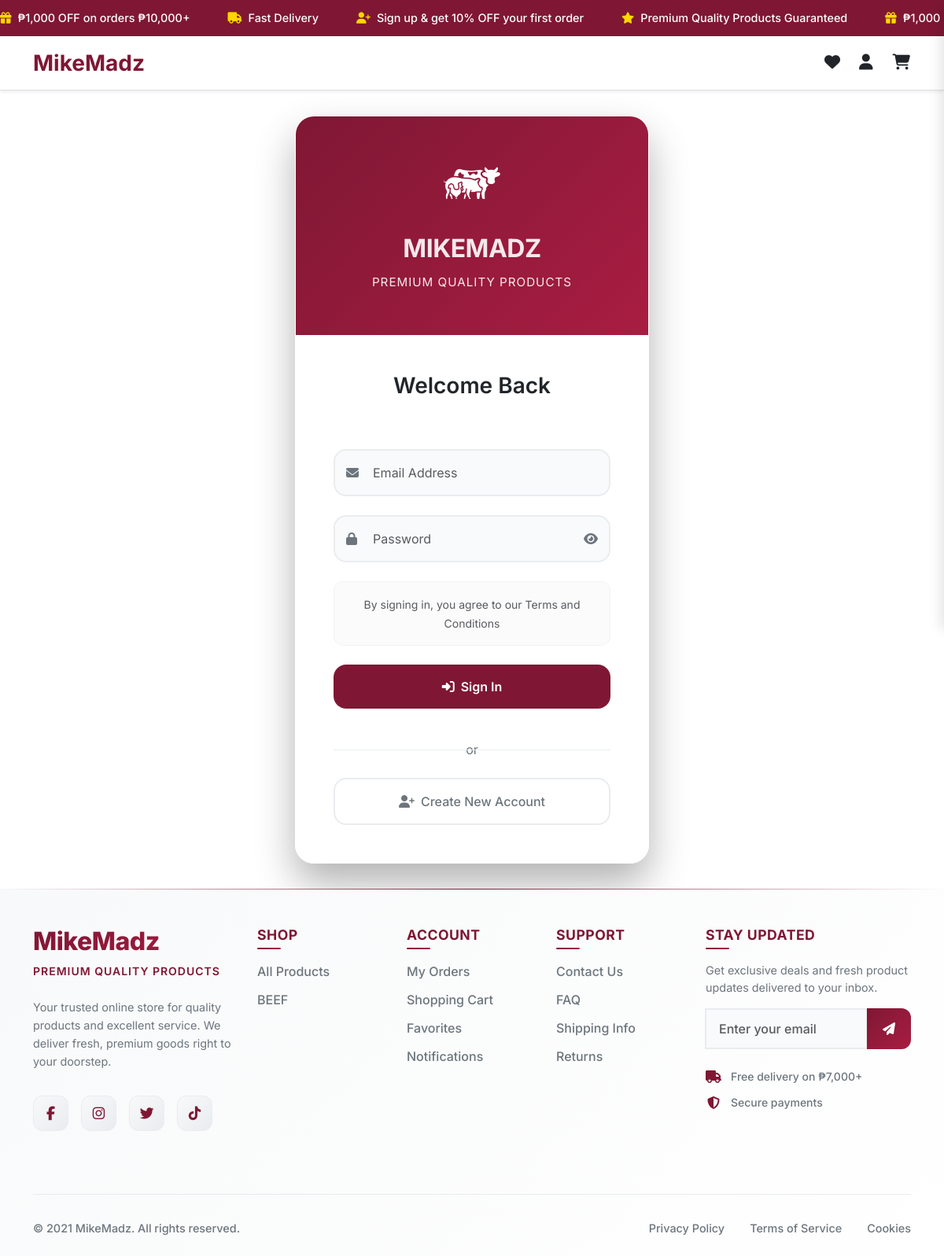
The page /login.php on the database its author committed.
### tables this page shows
CREATE TABLE `promo_messages` (
  `id` int(11) NOT NULL,
  `message_text` text NOT NULL,
  `icon_class` varchar(100) NOT NULL DEFAULT 'fas fa-star',
  `is_active` tinyint(1) DEFAULT 1,
  `sort_order` int(11) DEFAULT 0,
  `created_at` timestamp NOT NULL DEFAULT current_timestamp(),
  `updated_at` timestamp NOT NULL DEFAULT current_timestamp() ON UPDATE current_timestamp()
);

CREATE TABLE `categories` (
  `category_id` int(11) NOT NULL,
  `category_name` varchar(100) NOT NULL
);

### includes/user_promo.php (the view, shortened to what this page needs)
 <?php
$promo_messages = [];
try {
    include_once __DIR__ . '/db.php';
    $stmt = $pdo->query("SELECT * FROM promo_messages WHERE is_active = 1 ORDER BY sort_order ASC, created_at ASC");
    $promo_messages = $stmt->fetchAll(PDO::FETCH_ASSOC);
} catch (Exception $e) {
    $promo_messages = [
        ['message_text' => '₱1,000 OFF on orders ₱10,000+', 'icon_class' => 'fas fa-gift'],
        ['message_text' => 'Free Nationwide Delivery on ₱7,000+', 'icon_class' => 'fas fa-truck'],
        ['message_text' => 'Sign up & get 10% OFF your first order', 'icon_class' => 'fas fa-user-plus'],
        ['message_text' => 'Premium Quality Products Guaranteed', 'icon_class' => 'fas fa-star'],
        ['message_text' => '90 Minutes Express Delivery', 'icon_class' => 'fas fa-clock']
    ];
}
?>
<div class="promo-banner">
    <div class="promo-marquee">
        <?php foreach ($promo_messages as $message): ?>
            <div class="promo-item">
                <i class="<?= htmlspecialchars($message['icon_class']) ?>"></i><?= htmlspecialchars($message['message_text']) ?>
            </div>
        <?php endforeach; ?>
        <?php foreach ($promo_messages as $message): ?>
            <div class="promo-item">
                <i class="<?= htmlspecialchars($message['icon_class']) ?>"></i><?= htmlspecialchars($message['message_text']) ?>
            </div>
        <?php endforeach; ?>
    </div>
</div>

### includes/user_footer.php (shortened to what this page needs)
<?php
include_once __DIR__ . '/db.php';
$footer_categories = [];
try {
    $stmt = $pdo->query("
        SELECT
            c.category_id,
            c.category_name,
            COUNT(p.product_id) as product_count
        FROM categories c
        LEFT JOIN products p ON c.category_id = p.category_id AND p.is_archive = 0
        GROUP BY c.category_id, c.category_name
        HAVING product_count > 0
        ORDER BY product_count DESC, c.category_name
        LIMIT 6
    ");
    $footer_categories = $stmt->fetchAll(PDO::FETCH_ASSOC);
} catch (PDOException $e) {
    $footer_categories = [];
}
?>
<footer class="footer">
    <div class="container">
        <div class="row g-4 py-5">
            <div class="col-lg-3 col-md-6">
                <div class="footer-brand mb-4">
                    <h2 class="brand-name">MikeMadz</h2>
                    <div class="brand-tagline">Premium Quality Products</div>
                </div>
                <p class="footer-description">
                    Your trusted online store for quality products and excellent service. We deliver fresh, premium goods right to your doorstep.
                </p>
                <div class="social-links">
                    <a href="https://www.facebook.com/profile.php?id=100080633373415&rdid=aUMAHJjLqc8iyS6F&share_url=https%3A%2F%2Fwww.facebook.com%2Fshare%2F1CWfcWaM36#" class="social-link" aria-label="Facebook" target="_blank" rel="noopener noreferrer">
                        <i class="fab fa-facebook-f"></i>
                    </a>
                    <a href="https://www.instagram.com/_mikemadz/?fbclid=IwY2xjawM7tJJleHRuA2FlbQIxMABicmlkETFNUnlFdHZhb0tQWnhDczRpAR74YXn5w3HVbILSwEbqrBNsAsWVgDSIG4BL0me2649S0H7rix1rIb6-suU8_w_aem_j99nmp4VFY9UePLoWrYFAQ" class="social-link" aria-label="Instagram" target="_blank" rel="noopener noreferrer">
                        <i class="fab fa-instagram"></i>
                    </a>
                    <a href="https://x.com/_mikemadz?fbclid=IwY2xjawM7szVleHRuA2FlbQIxMABicmlkETFFTHNRNExsVkN3b1g3TWpSAR4sjkp4ynBgeF98L9eiaM7HqoEMJ7kjMJIOYx23vFsrSbIgbxpcitbH9C9flA_aem_5ghteVEc9M4UPXDqpM1lTg" class="social-link" aria-label="Twitter" target="_blank" rel="noopener noreferrer">
                        <i class="fab fa-twitter"></i>
                    </a>
                    <a href="https://www.tiktok.com/@_mikemadz?fbclid=IwY2xjawM7tQ5leHRuA2FlbQIxMABicmlkETFNUnlFdHZhb0tQWnhDczRpAR7nONSLtD8m1pJow_8yumrTfhu0UjsEyQuNOxZKZt3CMSiGnwhAnSVfevi09g_aem_Wgz8xno5jClfgS5QhZpHaA" class="social-link" aria-label="TikTok" target="_blank" rel="noopener noreferrer">
                        <i class="fab fa-tiktok"></i>
                    </a>
                </div>
            </div>
            <div class="col-lg-2 col-md-6">
                <h5 class="footer-title">Shop</h5>
                <ul class="footer-links">
                    <li><a href="product.php">All Products</a></li>
                    <?php if (!empty($footer_categories)): ?>
                        <?php foreach ($footer_categories as $category): ?>
                            <li><a href="product.php?category=<?= urlencode(strtolower($category['category_name'])) ?>">
                                <?= htmlspecialchars(ucfirst($category['category_name'])) ?>
                            </a></li>
                        <?php endforeach; ?>
                    <?php endif; ?>
                </ul>
            </div>
            <div class="col-lg-2 col-md-6">
                <h5 class="footer-title">Account</h5>
                <ul class="footer-links">
                    <li><a href="orders.php">My Orders</a></li>
                    <li><a href="cart.php">Shopping Cart</a></li>
                    <li><a href="favorite.php">Favorites</a></li>
                    <li><a href="notifications.php">Notifications</a></li>
                </ul>
            </div>
            <div class="col-lg-2 col-md-6">
                <h5 class="footer-title">Support</h5>
                <ul class="footer-links">
                    <li><a href="#" data-bs-toggle="modal" data-bs-target="#contactModal">Contact Us</a></li>
                    <li><a href="#" data-bs-toggle="modal" data-bs-target="#faqModal">FAQ</a></li>
                    <li><a href="#" data-bs-toggle="modal" data-bs-target="#shippingModal">Shipping Info</a></li>
                    <li><a href="#" data-bs-toggle="modal" data-bs-target="#returnsModal">Returns</a></li>
                </ul>
            </div>
            <div class="col-lg-3 col-md-6">
                <h5 class="footer-title">Stay Updated</h5>
                <p class="newsletter-text">Get exclusive deals and fresh product updates delivered to your inbox.</p>
                <form class="newsletter-form" onsubmit="handleNewsletter(event)">
                    <div class="input-group">
                        <input type="email" id="newsletter-email" name="newsletter-email" class="form-control newsletter-input" placeholder="Enter your email" required>
                        <button type="submit" class="btn newsletter-btn">
                            <i class="fas fa-paper-plane"></i>
                        </button>
                    </div>
                </form>
                <div class="newsletter-features">
                    <div class="feature-item">
                        <i class="fas fa-truck"></i>
                        <span>Free delivery on ₱7,000+</span>
                    </div>
                    <div class="feature-item">
                        <i class="fas fa-shield-alt"></i>
                        <span>Secure payments</span>
                    </div>
                </div>
            </div>
        </div>
        <div class="footer-bottom">
            <div class="row align-items-center">
                <div class="col-md-6">
                    <p class="copyright-text">
                        &copy; <?php echo date('2021'); ?> MikeMadz. All rights reserved.
                    </p>
                </div>
                <div class="col-md-6">
                    <div class="footer-bottom-links">
                        <a href="#" data-bs-toggle="modal" data-bs-target="#privacyModal">Privacy Policy</a>
                        <a href="#" data-bs-toggle="modal" data-bs-target="#termsModal">Terms of Service</a>
                        <a href="#" data-bs-toggle="modal" data-bs-target="#cookiesModal">Cookies</a>
                    </div>
                </div>
            </div>
        </div>
    </div>
</footer>

### login.php (style rules this page uses)
body { font-family: 'Inter', sans-serif; background: #ffffff; min-height: 100vh; margin: 0; padding: 0; }
.form-control { padding: 1rem 1rem 1rem 3rem; border: 2px solid #e9ecef; border-radius: 16px; font-size: 1rem; transition: all 0.3s ease; background-color: rgba(248, 249, 250, 0.8); backdrop-filter: blur(10px); font-weight: 400; }

### includes/user_promo.php (style rules this page uses)
.promo-banner { background: var(--bs-secondary); color: white; padding: 0.75rem 0; font-weight: 500; font-size: 0.9rem; overflow: hidden; position: relative; }
.promo-marquee { display: flex; animation: marquee-scroll 20s linear infinite; white-space: nowrap; gap: 3rem; }
.promo-item { display: flex; align-items: center; flex-shrink: 0; font-size: 0.9rem; }
.promo-item i { margin-right: 0.5rem; color: #ffd700; }

### includes/user_navbar.php (style rules this page uses)
:root { --bs-primary: #ffffff; --bs-secondary: #7F1734; --bs-success: #198754; --bs-danger: #db3030; --bs-warning: #ffc107; --bs-info: #016bf8; --bs-light: #f0f3f2; --bs-dark: #001e2b; }

### includes/user_footer.php (style rules this page uses)
.footer { background: linear-gradient(135deg, #f8f9fa 0%, #ffffff 100%); color: var(--bs-dark); margin-top: auto; position: relative; overflow: hidden; }
.footer::before { content: ''; position: absolute; top: 0; left: 0; right: 0; height: 1px; background: linear-gradient(90deg, transparent 0%, var(--bs-secondary) 50%, transparent 100%); }
.footer-brand { position: relative; }
.brand-name { font-size: 2rem; font-weight: 800; background: linear-gradient(135deg, var(--bs-secondary) 0%, #a91d42 100%); -webkit-background-clip: text; -webkit-text-fill-color: transparent; background-clip: text; margin-bottom: 0.5rem; letter-spacing: -0.5px; }
.brand-tagline { font-size: 0.875rem; color: var(--bs-secondary); font-weight: 600; text-transform: uppercase; letter-spacing: 1px; margin-bottom: 1rem; }
.footer-description { font-size: 0.9rem; line-height: 1.6; color: #6c757d; margin-bottom: 2rem; }
.footer-title { font-size: 1.1rem; font-weight: 700; color: var(--bs-secondary); margin-bottom: 1.5rem; position: relative; text-transform: uppercase; letter-spacing: 0.5px; }
.footer-title::after { content: ''; position: absolute; bottom: -8px; left: 0; width: 30px; height: 2px; background: linear-gradient(90deg, var(--bs-secondary), #a91d42); border-radius: 1px; }
.footer-links { list-style: none; padding: 0; margin: 0; }
.footer-links li { margin-bottom: 0.75rem; }
.footer-links a { color: #6c757d; text-decoration: none; font-weight: 500; transition: all 0.3s ease; position: relative; display: inline-block; }
.footer-links a::before { content: ''; position: absolute; left: -15px; top: 50%; transform: translateY(-50%); width: 0; height: 2px; background: var(--bs-secondary); transition: width 0.3s ease; }
.social-links { display: flex; gap: 1rem; margin-top: 1.5rem; }
.social-link { width: 45px; height: 45px; border-radius: 12px; background: linear-gradient(135deg, #f8f9fa 0%, #e9ecef 100%); color: var(--bs-secondary); display: flex; align-items: center; justify-content: center; text-decoration: none; transition: all 0.3s ease; border: 1px solid #e9ecef; font-size: 1.1rem; }
.newsletter-form { margin-bottom: 1.5rem; }
.newsletter-input { border: 2px solid #e9ecef; border-radius: 12px 0 0 12px; padding: 0.75rem 1rem; font-weight: 500; transition: all 0.3s ease; }
.newsletter-btn { background: linear-gradient(135deg, var(--bs-secondary) 0%, #a91d42 100%); border: none; color: white; border-radius: 0 12px 12px 0; padding: 0.75rem 1.25rem; transition: all 0.3s ease; font-weight: 600; }
.newsletter-text { font-size: 0.9rem; color: #6c757d; margin-bottom: 1rem; line-height: 1.5; }
.newsletter-features { display: flex; flex-direction: column; gap: 0.75rem; }
.feature-item { display: flex; align-items: center; gap: 0.75rem; font-size: 0.875rem; color: #6c757d; font-weight: 500; }
.feature-item i { color: var(--bs-secondary); font-size: 1rem; width: 20px; text-align: center; }
.footer-bottom { border-top: 1px solid #e9ecef; padding: 2rem 0 1.5rem; margin-top: 2rem; }
.copyright-text { margin: 0; color: #6c757d; font-weight: 500; font-size: 0.9rem; }
.footer-bottom-links { display: flex; justify-content: flex-end; gap: 2rem; }
.footer-bottom-links a { color: #6c757d; text-decoration: none; font-weight: 500; font-size: 0.9rem; transition: color 0.3s ease; }

### rows shown on the page
promo_messages: message_text "₱1,000 OFF on orders ₱10,000+", message_text "₱1,000…"
promo_messages: message_text "Fast Delivery"
promo_messages: message_text "Sign up & get 10% OFF your first order"
promo_messages: message_text "Premium Quality Products Guaranteed"
categories: category_name "BEEF"
